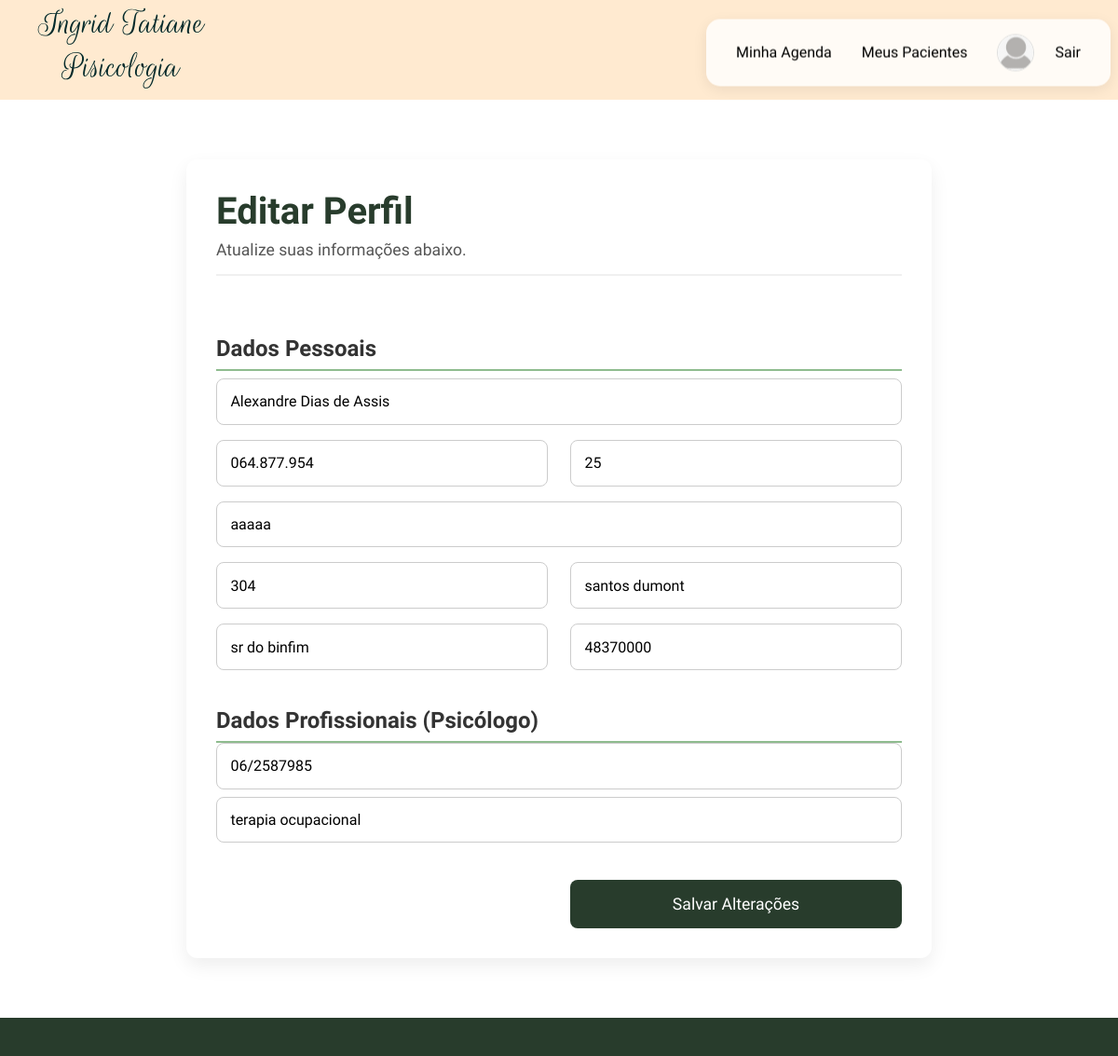
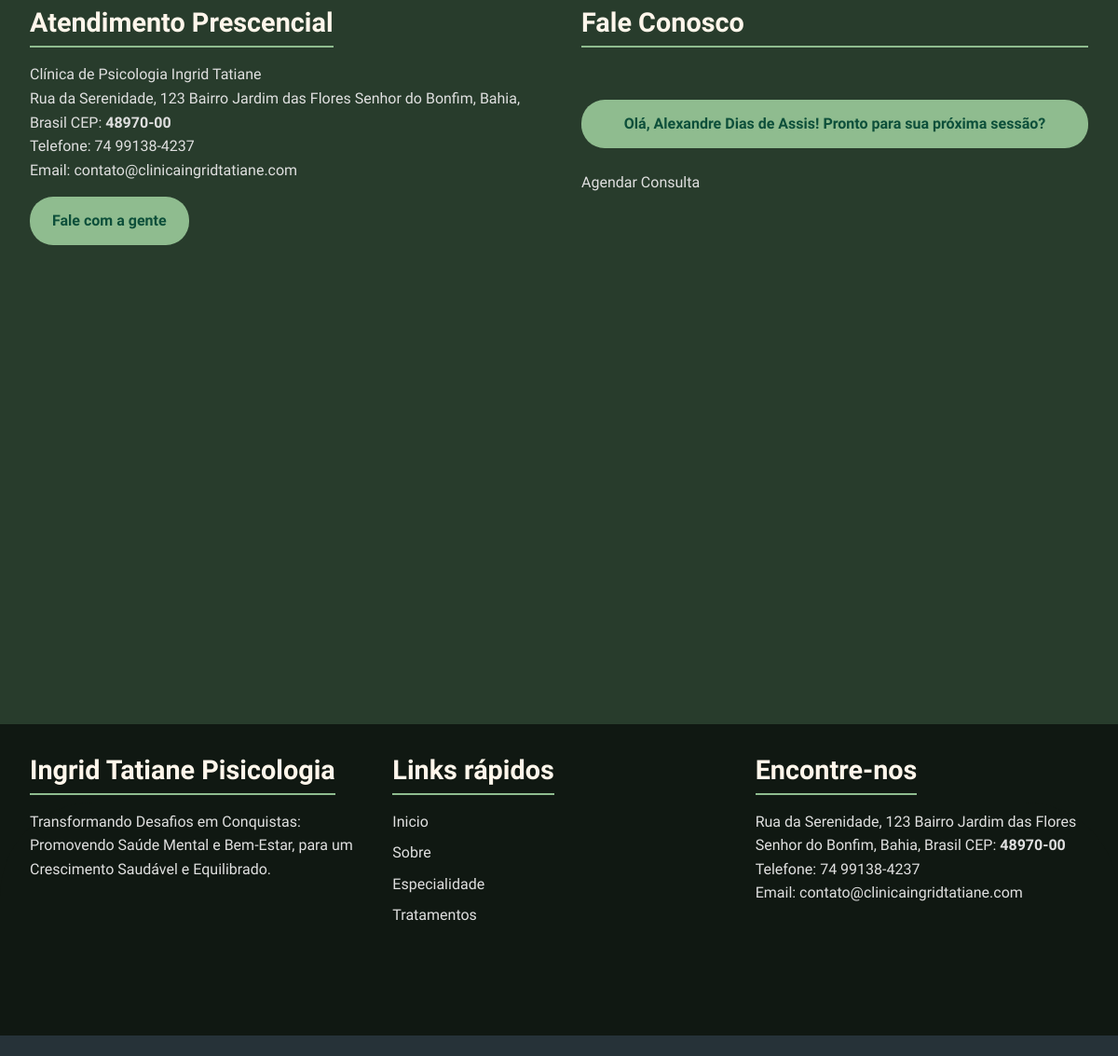
Page /editar-perfil/ (signed in) on the committed database (2 pictures, top to bottom).
### core/models.py (models this page shows, shortened)
class Usuario(models.Model):
    user = models.OneToOneField(User, on_delete=models.CASCADE, related_name='usuario')
    cpf = models.CharField("CPF", max_length=11, unique=True) # CPF é único
    nome = models.CharField("Nome Completo", max_length=100)
    idade = models.IntegerField("Idade", null=True, blank=True)
    rua = models.CharField("Rua/Avenida", max_length=100, null=True, blank=True)
    numero = models.CharField("Número", max_length=10, null=True, blank=True)
    bairro = models.CharField("Bairro", max_length=50, null=True, blank=True)
    cidade = models.CharField("Cidade", max_length=50, null=True, blank=True)
    cep = models.CharField("CEP", max_length=8, null=True, blank=True)
    email = models.EmailField("Email", unique=True)
    foto_perfil = models.ImageField(
        "Foto de Perfil",
        upload_to='fotos_perfil/', # Salvará as fotos em MEDIA_ROOT/fotos_perfil/
        null=True,
        blank=True, # Permite que o campo seja opcional
        default='fotos_perfil/default.png' # Opcional: Uma imagem padrão
    )

class Psicologo(models.Model):
    usuario = models.OneToOneField(Usuario, on_delete=models.CASCADE, related_name='psicologo')
    crp = models.CharField("CRP", max_length=20, unique=True) # CRP é único
    especialidade = models.CharField("Especialidade", max_length=100, null=True, blank=True)

### core/views.py (the view)
# urls.py: path('editar-perfil/', views.editar_perfil_view, name='editar_perfil'),
@login_required
def editar_perfil_view(request):
    try:
        usuario_profile = request.user.usuario
    except Usuario.DoesNotExist:
        messages.warning(request, 'Você precisa completar seu perfil para poder editá-lo.')
        return redirect('completar_perfil')
    paciente_profile = getattr(usuario_profile, 'paciente', None)
    psicologo_profile = getattr(usuario_profile, 'psicologo', None)
    if request.method == 'POST':
        usuario_form = UsuarioProfileForm(request.POST, instance=usuario_profile)
        paciente_form = None
        psicologo_form = None
        if paciente_profile:
            paciente_form = PacienteProfileForm(request.POST, instance=paciente_profile)
        elif psicologo_profile:
            psicologo_form = PsicologoProfileForm(request.POST, instance=psicologo_profile)
        is_paciente_valid = paciente_form is None or paciente_form.is_valid()
        is_psicologo_valid = psicologo_form is None or psicologo_form.is_valid()
        if usuario_form.is_valid() and is_paciente_valid and is_psicologo_valid:
            usuario_form.save()
            if paciente_form:
                paciente_form.save()
            elif psicologo_form:
                psicologo_form.save()
            messages.success(request, 'Perfil atualizado com sucesso!')
            return redirect('meu_perfil')
        else:
            messages.error(request, 'Erro ao atualizar o perfil. Verifique os campos.')
    else: # Método GET
        usuario_form = UsuarioProfileForm(instance=usuario_profile)
        paciente_form = None
        psicologo_form = None
        if paciente_profile:
            paciente_form = PacienteProfileForm(instance=paciente_profile)
        elif psicologo_profile:
            psicologo_form = PsicologoProfileForm(instance=psicologo_profile)
    context = {
        'usuario_form': usuario_form,
        'paciente_form': paciente_form, # Será None se não for paciente
        'psicologo_form': psicologo_form, # Será None se não for psicólogo
    }
    return render(request, 'core/editar_perfil.html', context)

### core/forms.py
class UsuarioProfileForm(forms.ModelForm):
    class Meta:
        model = Usuario
        fields = ['nome', 'cpf', 'idade', 'rua', 'numero', 'bairro', 'cidade', 'cep']
    def __init__(self, *args, **kwargs):
        super(UsuarioProfileForm, self).__init__(*args, **kwargs)
        self.fields['nome'].widget.attrs.update({'placeholder': 'Seu nome completo'})
        self.fields['cpf'].widget.attrs.update({'placeholder': 'CPF (apenas números)'})
        self.fields['idade'].widget.attrs.update({'placeholder': 'Sua idade'})
        self.fields['rua'].widget.attrs.update({'placeholder': 'Nome da Rua / Av.'})
        self.fields['numero'].widget.attrs.update({'placeholder': 'Nº'})
        self.fields['bairro'].widget.attrs.update({'placeholder': 'Bairro'})
        self.fields['cidade'].widget.attrs.update({'placeholder': 'Cidade'})
        self.fields['cep'].widget.attrs.update({'placeholder': 'CEP (apenas números)'})
        for field_name in self.fields:
            self.fields[field_name].label = ''

class PsicologoProfileForm(forms.ModelForm):
    class Meta:
        model = Psicologo
        fields = ['crp', 'especialidade']
    def __init__(self, *args, **kwargs):
        super(PsicologoProfileForm, self).__init__(*args, **kwargs)
        self.fields['crp'].widget.attrs.update({'placeholder': 'CRP (ex: 06/123456)'})
        self.fields['especialidade'].widget.attrs.update({'placeholder': 'Sua especialidade (ex: Terapia Cognitivo-Comportamental)'})
        self.fields['crp'].label = ''
        self.fields['especialidade'].label = ''

### core/templates/core/editar_perfil.html (shortened to what this page needs)
{% extends 'base.html' %}
{% load static %}
{% block css %}
    <link rel="stylesheet" href="{% static 'css/dashboard.css' %}">
{% endblock %}
{% block content %}
<div class="dashboard-container editar-perfil-container dashboard-card">
    <div class="dashboard-header">
        <h1>Editar Perfil</h1>
        <p>Atualize suas informações abaixo.</p>
    </div>
    <form method="POST">
        <h2>Dados Pessoais</h2>
        <div class="form-group full-width">{{ usuario_form.nome }}{{ usuario_form.nome.errors|striptags }}</div>
        <div class="form-group">{{ usuario_form.cpf }}{{ usuario_form.cpf.errors|striptags }}</div>
        <div class="form-group">{{ usuario_form.idade }}{{ usuario_form.idade.errors|striptags }}</div>
        <div class="form-group full-width">{{ usuario_form.rua }}{{ usuario_form.rua.errors|striptags }}</div>
        <div class="form-group">{{ usuario_form.numero }}{{ usuario_form.numero.errors|striptags }}</div>
        <div class="form-group">{{ usuario_form.bairro }}{{ usuario_form.bairro.errors|striptags }}</div>
        <div class="form-group">{{ usuario_form.cidade }}{{ usuario_form.cidade.errors|striptags }}</div>
        <div class="form-group">{{ usuario_form.cep }}{{ usuario_form.cep.errors|striptags }}</div>
        {% if psicologo_form %}
            <div class="full-width" style="grid-column: 1 / -1;">
                <h2>Dados Profissionais (Psicólogo)</h2>
                <div class="form-group full-width">{{ psicologo_form.crp }}{{ psicologo_form.crp.errors|striptags }}</div>
                <div class="form-group full-width">{{ psicologo_form.especialidade }}{{ psicologo_form.especialidade.errors|striptags }}</div>
            </div>
        {% endif %}
        <button type="submit" class="btn-submit">Salvar Alterações</button>
    </form>
</div>
{% endblock %}

### templates/base.html (shortened to what this page needs)
<!DOCTYPE html>
{% load static %}
<html lang="pt-br">
<head>
        <link rel="stylesheet" href="{%static 'css/public/footer.css'%}">
        <link rel="stylesheet" href="{%static 'css/public/index.css'%}">
        {% block css %}{% endblock %}
    </head>
    <body>
        <header>
    {% if user.is_authenticated %}
        {% if user.usuario %}
            {% if user.usuario.psicologo %}
                <div class="logo">
                    <a href="{% url 'psicologo:dashboard' %}"> <img src="{% static 'img/core/IngridTatianePisicologia.svg'%}">
                    </a>
                </div>
                <div class="nav">
                    <nav>
                        <a class="nav-link" href="{% url 'psicologo:agenda_completa' %}">Minha Agenda</a>
                        <a class="nav-link" href="{% url 'psicologo:meus_pacientes' %}">Meus Pacientes</a>
                    </nav>
            {% endif %}
        {% endif %}
                <div class="login">
                        {% if user.usuario.foto_perfil %}
                            <a class="nav-item nav-profile-pic" href="{% url 'meu_perfil' %}">
                                <img src="{{ user.usuario.foto_perfil.url }}" alt="Foto de Perfil" class="profile-pic-small">
                            </a>
                        {% else %}
                            <a class="nav-link" href="{% url 'meu_perfil' %}">Meu Perfil</a>
                        {% endif %}
                            <a class="nav-link" href="{% url 'logout' %}">Sair</a>
                </div>
            </div>
    {% endif %}
</header>
        {% block content %}{% endblock %}
        <footer>
            <section id="atendimento">
                <div>
                    <h2>Atendimento Prescencial</h2>
                    <P>Clínica de Psicologia Ingrid Tatiane </P>
                    <p class="numero">Rua da Serenidade, 123 Bairro Jardim das Flores Senhor do Bonfim, Bahia, Brasil CEP: <ins>48970-00</ins></p>
                    <p class="numero">Telefone: <a href="https://wa.me/557499138-4237">74 99138-4237</a></p>
                    <p>Email: <a href="mailto:contato@clinicaingridtatiane.com" target="_blank">contato@clinicaingridtatiane.com</a></p>
                    <div>
                        <p>Fale com a gente</p>
                    </div>
                </div>
                <div style="display: flex;flex-direction: column; gap: 24px;">
                    {% if user.is_authenticated %}
                        <h2>Fale Conosco</h2>
                        {% if user.usuario %}
                            <p>Olá, {{ user.usuario.nome }}! Pronto para sua próxima sessão?</p>
                            <a href="{% url 'agendar_consulta' %}" class="btn-footer-agendar">Agendar Consulta</a>
                        {% else %}
                            <p>Bem-vindo(a)! Complete seu perfil para acessar todas as funcionalidades.</p>
                            <a href="{% url 'completar_perfil' %}" class="btn-footer-agendar" style="background-color: #ffc107; color: #333;">Completar Perfil</a>
                        {% endif %}
                    {% endif %}
                </div>
            </section>
            <div class="mapa">
            </div>
            <section id="rotape">
                <div class="onda"></div>
                <div class="rotape_content">
                    <div>
                        <h2>Ingrid Tatiane Pisicologia</h2>
                        <p>Transformando Desafios em Conquistas: Promovendo Saúde Mental e Bem-Estar, para um
                            Crescimento Saudável e Equilibrado.
                        </p>
                    </div>
                    <div>
                        <h2>Links rápidos</h2>
                        <nav>
                            <a href="#inicio">Inicio</a>
                            <a href="#sobre">Sobre</a>
                            <a href="#especialidades">Especialidade</a>
                            <a href="#tratamentos">Tratamentos</a>
                        </nav>
                    </div>
                    <div>
                        <h2>Encontre-nos</h2>
                        <p class="numero">Rua da Serenidade, 123 Bairro Jardim das Flores Senhor do Bonfim, Bahia, Brasil CEP: <ins>48970-00</ins></p>
                        <p class="numero">Telefone: <a href="https://wa.me/557499138-4237">74 99138-4237</a></p>
                        <p>Email: <a href="mailto:contato@clinicaingridtatiane.com" target="_blank">contato@clinicaingridtatiane.com</a></p>
                    </div>
                </div>
            </section>
        </footer>
        <div id="copyrigth">
            Desenvolvido por <a href="https://wa.me/5574981259988" target="_blank">@alexandredias_124</a>
        </div>
    </body>
</html>

### static/css/public/footer.css (style rules this page uses)
footer { position: relative; background-color: #283C2C; color: #FFF6EB; font-family: -apple-system, BlinkMacSystemFont, "Segoe UI", Roboto, Helvetica, Arial, sans-serif; }
footer::before { content: ''; position: absolute; bottom: 0; left: 0; width: 100%; height: 120%; z-index: 0; animation: floatUpDown 15s ease-in-out infinite; }
footer section, footer #copyrigth { position: relative; z-index: 1; }
footer h2 { color: #FFF6EB; font-size: 1.8rem; margin-bottom: 1rem; border-bottom: 2px solid #8fbc8f; padding-bottom: 0.5rem; display: inline-block; }
footer p, footer a { color: #e0e0e0; text-decoration: none; line-height: 1.6; transition: color 0.3s ease; }
footer .numero ins { text-decoration: none; font-weight: bold; }
#atendimento { display: flex; padding: 3rem 2rem 1rem; justify-content: space-between; gap: 3rem; margin-bottom: 3rem; flex-wrap: wrap; }
#atendimento>div { flex: 1; min-width: 300px; }
#atendimento div:last-child p { background-color: #8fbc8f; color: #0d4f3a; text-align: center; padding: 0.8rem 1.5rem; border-radius: 25px; font-weight: bold; cursor: pointer; transition: background-color 0.3s ease, transform 0.3s ease; display: inline-block; margin-top: 1rem; }
.mapa { width: 100%; height: 450px; }
.onda { position: absolute; top: 30%; left: 0; width: 100%; height: 250px; border-radius: 100px 100px 0 0; background: #101812; background-size: cover; background-repeat: no-repeat; z-index: 1; animation: subir-descer 8s ease-in-out infinite; transform-origin: bottom; }
#rotape { background: #101812; }
#rotape .rotape_content { position: relative; display: flex; justify-content: space-between; padding: 3rem 2rem 4rem; gap: 2rem; padding-top: 2rem; flex-wrap: wrap; position: relative; z-index: 2; }
.rotape_content>div { flex: 1; min-width: 250px; }
#rotape nav { display: flex; flex-direction: column; gap: 0.5rem; }
#copyrigth { background: #263238; text-align: center; padding: 32px; padding-top: 1.5rem; border-top: 1px solid rgba(255, 255, 255, 0.1); font-size: 0.9rem; color: #b0c4b0; }
#copyrigth a { color: #8fbc8f; font-weight: bold; }

### static/css/public/index.css (style rules this page uses)
* { box-sizing: border-box; font-family: "IM Fell English", sans-serif; margin: 0; padding: 0; }
body { color: black; }
header { background-color: #FFEAD0; padding: 0.5rem; display: flex; align-items: center; justify-content: space-between; }
header .logo { margin-left: 2rem; }
header .nav { display: flex; padding: 16px 32px; align-items: center; gap: 32px; }
header .nav nav { display: flex; gap: 32px; }
header .nav nav a { margin: 0; color: black; font-size: 16px; text-decoration: none; }
.nav { display: flex; justify-content: space-between; align-items: center; padding: 1rem 2rem; background-color: #ffffff; border-radius: 15px; box-shadow: 0 4px 15px rgba(0, 0, 0, 0.08); position: sticky; top: 20px; z-index: 1000; backdrop-filter: blur(10px); background-color: rgba(255, 255, 255, 0.8); }
.nav nav a { text-decoration: none; color: #555; font-weight: 500; margin: 0 1rem; position: relative; transition: color 0.3s ease; }
.nav nav a::after { content: ''; position: absolute; width: 0; height: 2px; bottom: -5px; left: 50%; background-color: #ff9a9e; transition: all 0.3s ease-in-out; transform: translateX(-50%); }
.nav .login { display: flex; gap: 12px; align-items: center; }
.nav .login .nav-link { text-decoration: none; color: black; }
.profile-pic-small { width: 40px; height: 40px; border-radius: 50%; object-fit: cover; vertical-align: middle; margin-right: 10px; border: 1px solid #ddd; }

### static/css/core/dashboard.css (style rules this page uses)
.dashboard-container { width: 90%; max-width: 1200px; margin: 4rem auto; padding: 2rem; background-color: #ffffff; border-radius: 12px; box-shadow: 0 8px 20px rgba(0, 0, 0, 0.07); min-height: 70vh; font-family: -apple-system, BlinkMacSystemFont, "Segoe UI", Roboto, Helvetica, Arial, sans-serif; }
.dashboard-header { margin-bottom: 2.5rem; padding-bottom: 1rem; border-bottom: 2px solid #f0f0f0; }
.dashboard-header h1 { color: #283C2C; font-size: 2.5rem; margin: 0; }
.dashboard-header p { font-size: 1.1rem; color: #555; margin-top: 0.5rem; }

### rows in the picture
Usuario: nome "Alexandre Dias de Assis", cpf "064.877.954", idade "25", rua "aaaaa", numero "304", bairro "santos dumont", cidade "sr do binfim", cep "48370000"
Psicologo: crp "06/2587985", especialidade "terapia ocupacional"

### other values in the picture
{{ user.usuario.nome }} "Alexandre Dias de Assis"
